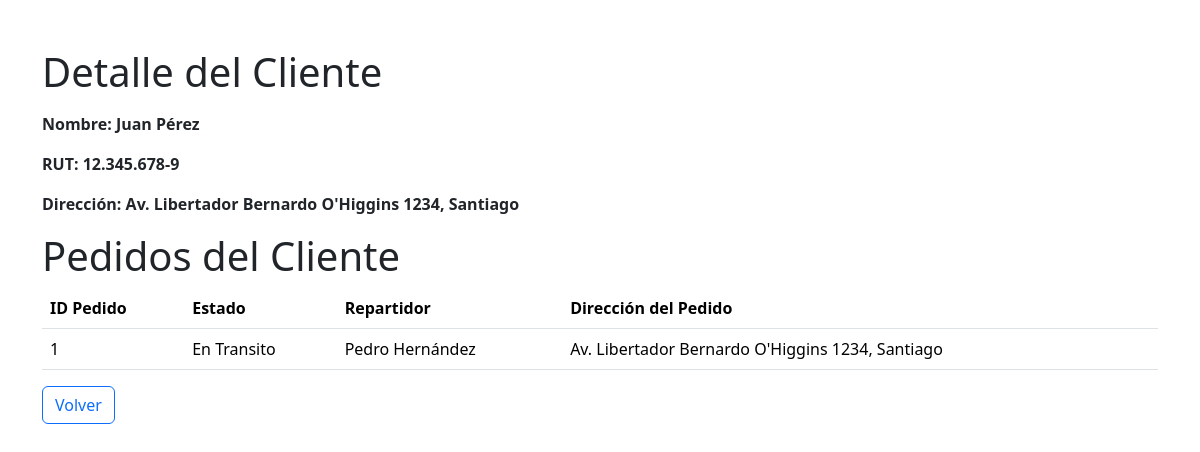
/detalle_cliente/1/, run on an earlier commit of the app's database.
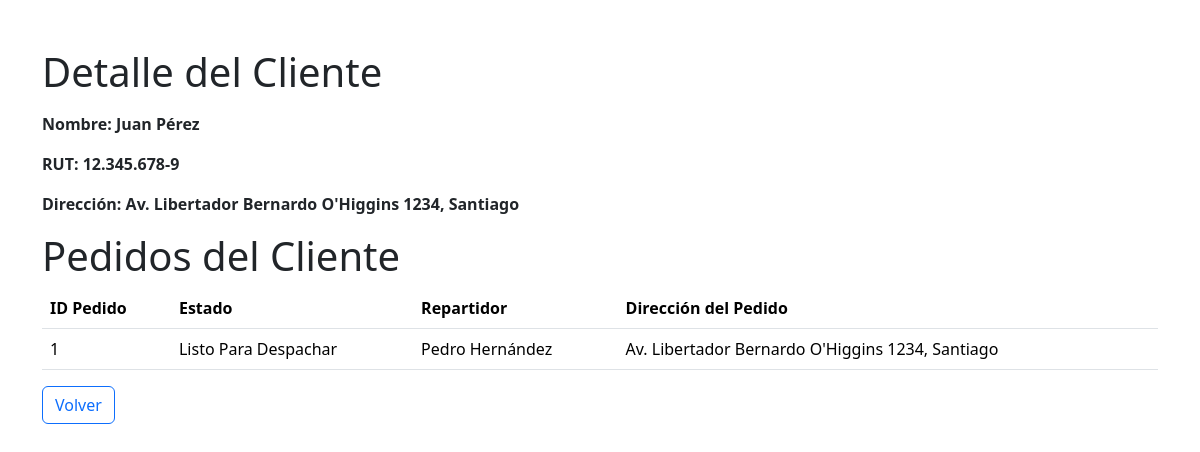
And on a later commit of the database.
### app/models.py (models this page shows, shortened)
class Pedido(models.Model):
    nombre_pedido = models.ForeignKey(Cliente, on_delete=models.PROTECT, related_name='pedidos_nombre')
    estado_pedido = models.ForeignKey(Estado, on_delete=models.PROTECT)
    repartidor_pedido = models.ForeignKey(Repartidor, on_delete=models.PROTECT)
    producto_pedido = models.ForeignKey(Producto, on_delete=models.PROTECT,  null=True, blank=True)

class Estado(models.Model):
    estado = models.CharField(max_length=200)

class Repartidor(models.Model):
    nombre = models.CharField(max_length=200)

### app/views.py (the view)
# urls.py: path('detalle_cliente/<int:cliente_id>/', views.detalle_cliente, name='detalle_cliente'),
def detalle_cliente(request, cliente_id):
    cliente = get_object_or_404(Cliente, id=cliente_id)
    pedidos = Pedido.objects.filter(nombre_pedido=cliente)
    context = {
        'cliente': cliente,
        'pedidos': pedidos
    }
    return render(request, 'app/detalle.html', context)

### app/templatetags/custom_filters.py (called while the page is built)
@register.filter(name='format_rut')
def format_rut(value):
    rut = str(value)
    formatted_rut = f"{rut[:-7]}.{rut[-7:-4]}.{rut[-4:-1]}-{rut[-1]}"
    return formatted_rut

### app/templates/app/detalle.html (shortened to what this page needs)
{% load custom_filters %}
<!DOCTYPE html>
<html lang="es">
<head>
    <link href="https://cdn.jsdelivr.net/npm/bootstrap@5.3.3/dist/css/bootstrap.min.css" rel="stylesheet">
</head>
<body>
    <div class="container">
            <h1 class="mt-5 mb-3">Detalle del Cliente</h1>
        <p class="fw-bold">Nombre: {{ cliente.nombre }}</p>
        <p class="fw-bold">RUT: {{ cliente.rut|format_rut }}</p>
        <p class="fw-bold">Dirección: {{ cliente.direccion }}</p>
        <h1>Pedidos del Cliente</h1>
        <table class="table">
            <thead>
                <tr>
                    <th>ID Pedido</th>
                    <th>Estado</th>
                    <th>Repartidor</th>
                    <th>Dirección del Pedido</th>
                </tr>
            </thead>
            <tbody>
                {% for pedido in pedidos %}
                <tr>
                    <td>{{ pedido.id }}</td>
                    <td>{{ pedido.estado_pedido.estado }}</td>
                    <td>{{ pedido.repartidor_pedido.nombre }}</td>
                    <td>{{ cliente.direccion }}</td>
                </tr>
                {% endfor %}
            </tbody>
        </table>
        <a href="{% url 'home' %}" class="btn btn-outline-primary">Volver</a>
    </div>
  </body>
</html>

What changed in the data, as far as the page shows it:
changed Pedido "Pedro Hernández": estado_pedido.estado "En Transito" → "Listo Para Despachar"
